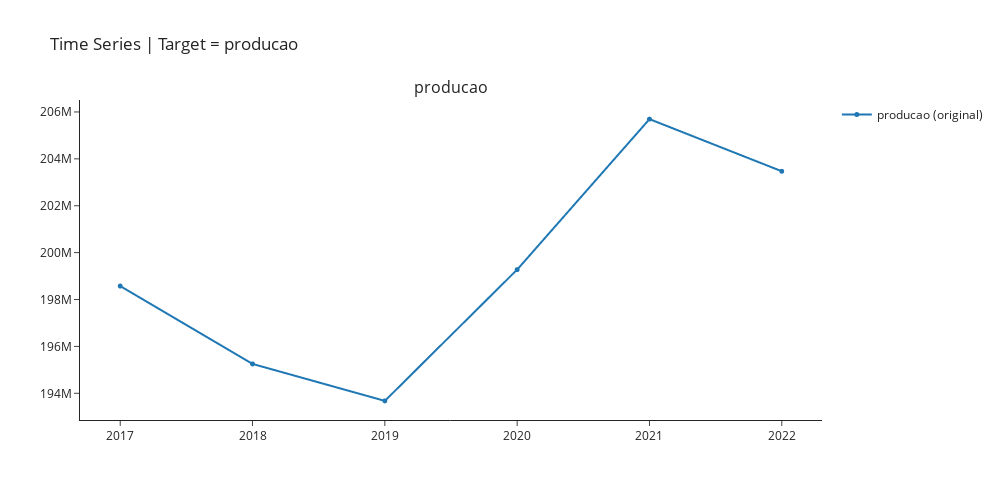

This figure's notebook cell:
### Code cell
exp.plot_model(plot="ts",fig_kwargs = {"height":500,"width":1000,"template": "simple_white","hoverinfo":"none","big_data_threshold":10})

### Figure 1 — Plotly figure (JSON) as saved in the notebook; plotly's stock layout.template omitted (floating-point values rounded to 4 significant figures)
{"data": [{"hoverinfo": "none", "line": {"width": 2}, "marker": {"size": 5}, "mode": "lines+markers", "name": "producao (original)", "type": "scattergl", "x": [2017, 2018, 2019, 2020, 2021, 2022], "xaxis": "x", "y": [198573810, 195252258, 193676716, 199275404, 205694243, 203470007], "yaxis": "y"}], "layout": {"annotations": [{"font": {"size": 16}, "showarrow": false, "text": "producao", "x": 0.5, "xanchor": "center", "xref": "paper", "y": 1, "yanchor": "bottom", "yref": "paper"}], "autosize": false, "height": 500, "showlegend": true, "title": {"text": "Time Series | Target = producao"}, "width": 1000, "xaxis": {"anchor": "y", "domain": [0, 1]}, "yaxis": {"anchor": "x", "domain": [0, 1]}}}
